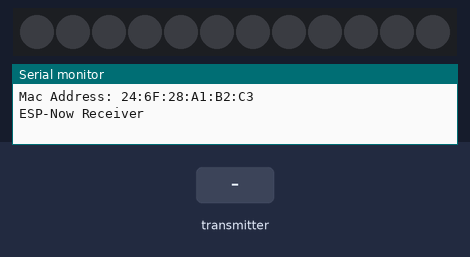
Simulated run of this program. Board: ESP8266 (NodeMCU). Parts: 12 RGB LEDs in strip order, left to right, the last lines printed to the serial monitor. The test bench sets the inputs (shaded band).

Above: at 1.2 s.
1.3 s: the transmitter starts sending red = 1023
At 2.3 s:
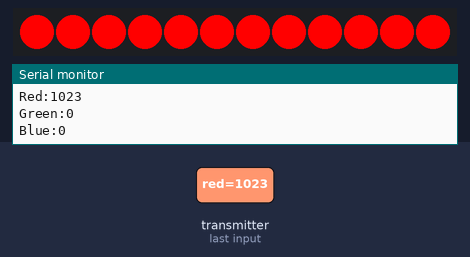
2.8 s: the transmitter starts sending green = 1023
At 3.4 s:
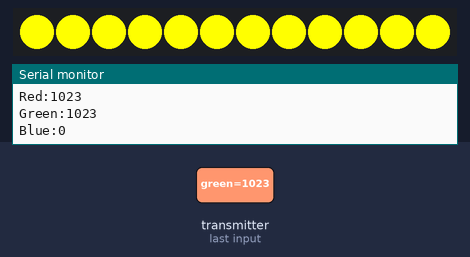
4.3 s: the transmitter starts sending blue = 1023
At 5.5 s:
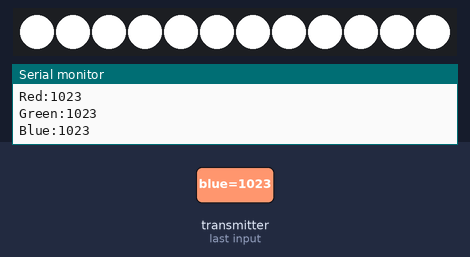
5.8 s: the transmitter starts sending red = 0
At 6.9 s:
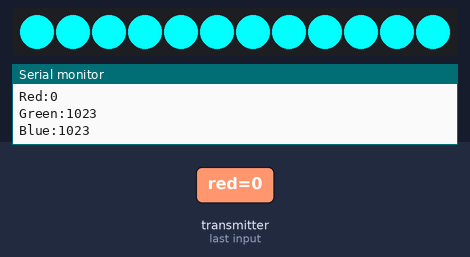
7.3 s: the transmitter starts sending green = 256
At 8.0 s:
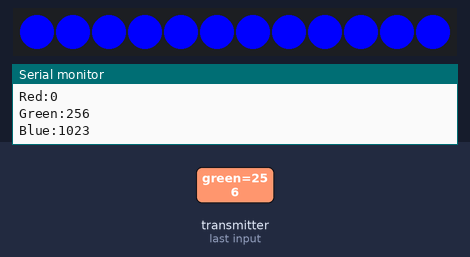
8.8 s: the transmitter starts sending red = 1023
At 9.2 s:
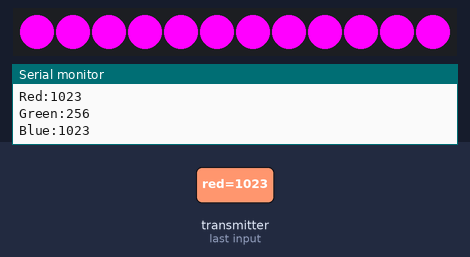
Timing chart, 0 to 11.3 s (numbered marks = the images above; inputs shaded):
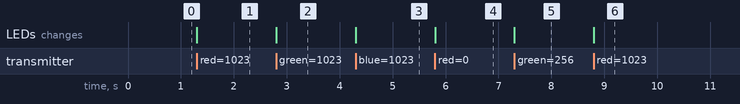

Measured:
- after the input at 1.3 s, the LEDs: change at once (image 1)
- after the input at 2.8 s, the LEDs: change at once (image 2)
- after the input at 4.3 s, the LEDs: change at once (image 3)
- after the input at 5.8 s, the LEDs: change at once (image 4)
- after the input at 7.3 s, the LEDs: change at once (image 5)
- after the input at 8.8 s, the LEDs: change at once (image 6)

The program:

main.cpp
```cpp
#include <Arduino.h>
#include <ESP8266WiFi.h>
#include <espnow.h>
#include <Adafruit_NeoPixel.h>

#define NUM_OF_LEDS D6
#define PIN 12


typedef struct message {
   int red;
   int green;
   int blue;
} message;

uint8_t key[] =  {0x33, 0x44, 0x33, 0x44, 0x33, 0x44, 0x33, 0x44, 0x33, 0x44, 0x33, 0x44, 0x33, 0x44, 0x33, 0x44};

message myMessage;

// Neopixel LEDs strip
Adafruit_NeoPixel pixels(NUM_OF_LEDS, PIN, NEO_GRB + NEO_KHZ800);


void onDataReceiver(uint8_t * mac, uint8_t *incomingData, uint8_t len) {
   Serial.println("Message received.");
   // We don't use mac to verify the sender
   // Let us transform the incomingData into our message structure
  memcpy(&myMessage, incomingData, sizeof(myMessage));


  Serial.print("Red:");
  Serial.println(myMessage.red);
  Serial.print("Green:");
  Serial.println(myMessage.green);
  Serial.print("Blue:");
  Serial.println(myMessage.blue);

  pixels.fill(pixels.Color(myMessage.red, myMessage.green, myMessage.blue));
  pixels.show();
}

void setup() {
  Serial.begin(115200);
  WiFi.disconnect();
  ESP.eraseConfig();
  // Initialize Neopixel
  pixels.begin();

  // Wifi STA Mode
  WiFi.mode(WIFI_STA);

  // Get Mac Add
  Serial.print("Mac Address: ");
  Serial.print(WiFi.macAddress());
  Serial.println("\nESP-Now Receiver");

  // Initializing the ESP-NOW
  if (esp_now_init() != 0) {
    Serial.println("Problem during ESP-NOW init");
    return;
  }

  //esp_now_set_self_role(ESP_NOW_ROLE_SLAVE);
  // We can register the receiver callback function
  esp_now_register_recv_cb(onDataReceiver);
}

void loop() {
  // put your main code here, to run repeatedly:
}
```
